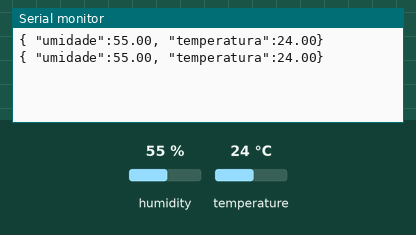
Recording of a sketch running on a simulated Arduino Uno, built with avr-gcc and run on an emulated ATmega328P. Parts: the last lines printed to the serial monitor. The inputs (shaded band) are chosen by the test bench; at power-on: humidity 55 %, temperature 24 °C.

Above: at 2.8 s.
2.9 s: humidity set to 22 %
At 5.3 s:
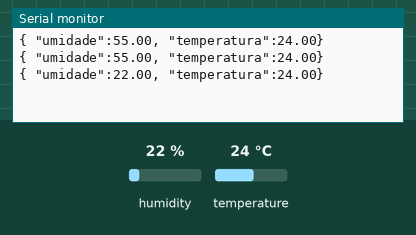
5.6 s: temperature set to 12 °C
At 6.5 s:
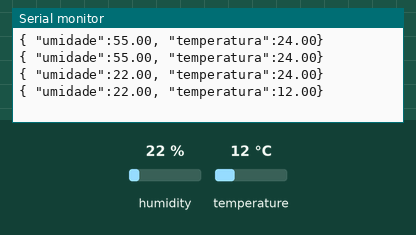
8.3 s: humidity set to 40 %
At 11.3 s:
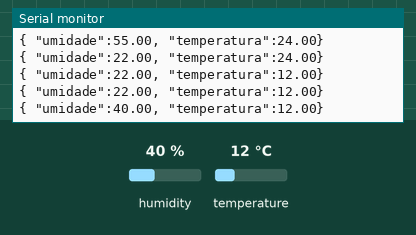
Timing chart, 0 to 12.8 s (numbered marks = the images above; inputs shaded):
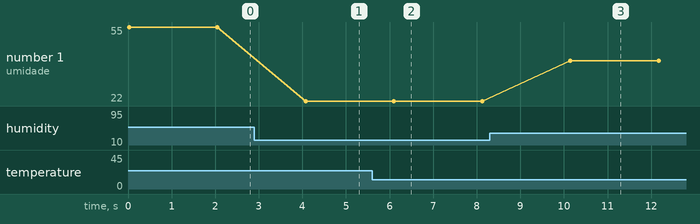

The sketch:

arduino.ino
```cpp
#include "DHT.h"

#define DHTPIN 4
#define DHTTYPE DHT11

DHT dht(DHTPIN, DHTTYPE);
void setup()
{
  Serial.begin(9600);
  dht.begin();
  pinMode(4, INPUT);
}

void loop()
{
  float h = dht.readHumidity();
  float t = dht.readTemperature();
  Serial.print("{ \"umidade\":");
  Serial.print(h);
  Serial.print(", \"temperatura\":");
  Serial.print(t);
  Serial.println("}");
  delay(2000);
}
```

Measured:
- after the input at 2.9 s, the serial monitor: prints a new line after 1.2 s (image 1)
- after the input at 5.6 s, the serial monitor: prints a new line after 0.50 s (image 2)
- after the input at 8.3 s, the serial monitor: prints a new line after 1.8 s (image 3)
- plotted number 1: 55 → 22 after the input at 2.9 s, 22 → 40 after the input at 8.3 s
